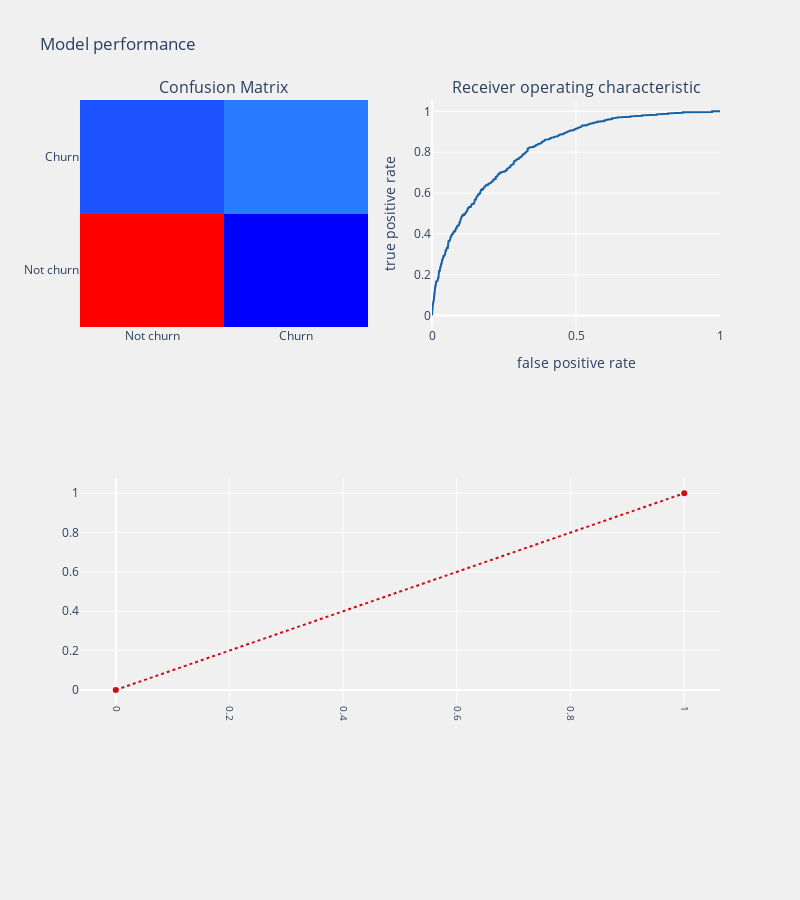

The notebook cell saved with this chart:
### Code cell
telecom_churn_prediction(pipeline.steps[1][1], pipeline[0].transform(X_train), y_train,
                         X_test,y_test,pipeline.predict(X_test), pipeline.predict_proba(X_test),
                         "coefficients",threshold_plot = True)

### Figure 1 — Plotly figure (JSON) as saved in the notebook; plotly's stock layout.template omitted (floating-point values rounded to 4 significant figures; data arrays with more than 128 entries replaced by an {"elided": "..."} marker saying what was removed)
{"data": [{"colorscale": [[0, "rgb(0,0,255)"], [0.1, "rgb(51,153,255)"], [0.2, "rgb(102,204,255)"], [0.3, "rgb(153,204,255)"], [0.4, "rgb(204,204,255)"], [0.5, "rgb(255,255,255)"], [0.6, "rgb(255,204,255)"], [0.7, "rgb(255,153,255)"], [0.8, "rgb(255,102,204)"], [0.9, "rgb(255,102,102)"], [1, "rgb(255,0,0)"]], "name": "matrix", "showscale": false, "type": "heatmap", "x": ["Not churn", "Churn"], "xaxis": "x", "y": ["Not churn", "Churn"], "yaxis": "y", "z": [[1492, 219], [288, 322]]}, {"line": {"color": "rgb(22, 96, 167)", "width": 2}, "name": "Roc : 0.699936764043652", "type": "scatter", "x": {"elided": "689 float values"}, "xaxis": "x2", "y": {"elided": "689 float values"}, "yaxis": "y2"}, {"line": {"color": "rgb(205, 12, 24)", "dash": "dot", "width": 2}, "type": "scatter", "x": [0, 1], "xaxis": "x3", "y": [0, 1], "yaxis": "y3"}], "layout": {"annotations": [{"font": {"size": 16}, "showarrow": false, "text": "Confusion Matrix", "x": 0.225, "xanchor": "center", "xref": "paper", "y": 1, "yanchor": "bottom", "yref": "paper"}, {"font": {"size": 16}, "showarrow": false, "text": "Receiver operating characteristic", "x": 0.775, "xanchor": "center", "xref": "paper", "y": 1, "yanchor": "bottom", "yref": "paper"}], "autosize": false, "height": 900, "margin": {"b": 195}, "paper_bgcolor": "rgba(240,240,240, 0.95)", "plot_bgcolor": "rgba(240,240,240, 0.95)", "showlegend": false, "title": {"text": "Model performance"}, "width": 800, "xaxis": {"anchor": "y", "domain": [0, 0.45]}, "xaxis2": {"anchor": "y2", "domain": [0.55, 1], "title": {"text": "false positive rate"}}, "xaxis3": {"anchor": "y3", "domain": [0, 1], "showgrid": true, "tickangle": 90, "tickfont": {"size": 10}}, "yaxis": {"anchor": "x", "domain": [0.625, 1]}, "yaxis2": {"anchor": "x2", "domain": [0.625, 1], "title": {"text": "true positive rate"}}, "yaxis3": {"anchor": "x3", "domain": [0, 0.375]}}}
